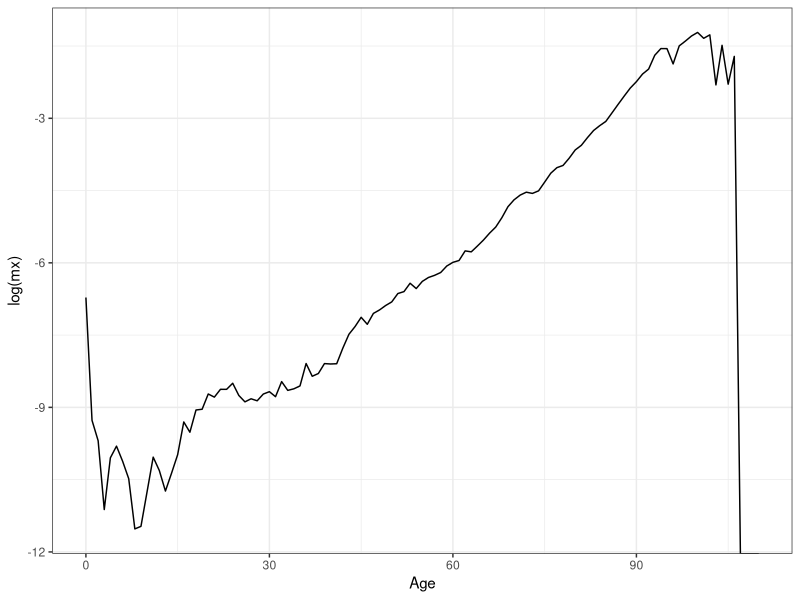
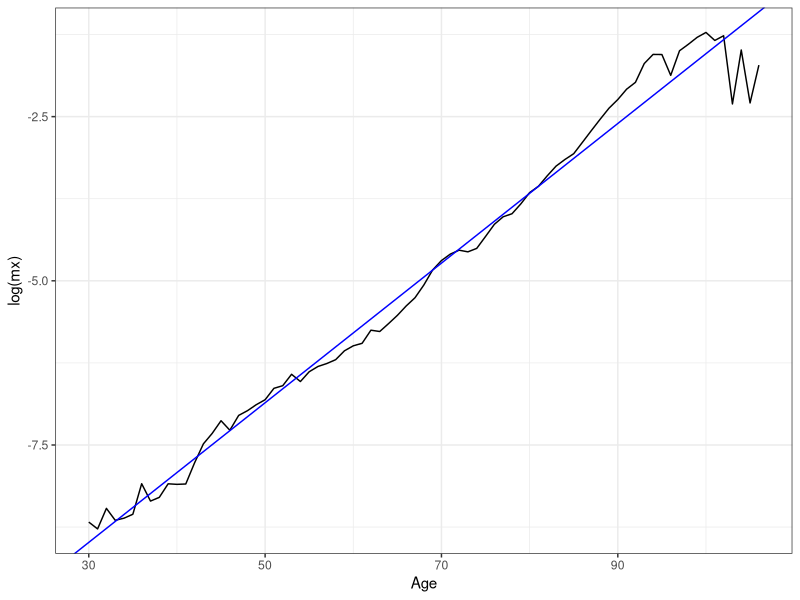

Generate these figures, in order, with R:
## ---- chunk 1
knitr::opts_chunk$set(echo = FALSE)
## ---- chunk 2
library(tidyverse)
## ---- chunk 3
dth = read.delim("./modeling/data/dth_1x1.txt", 
                 skip = 1,
                 sep = "", 
                 stringsAsFactors=FALSE,
                 header = TRUE)

exp = read.delim("./modeling/data/exp_1x1.txt", 
                 skip = 1,
                 sep = "", 
                 stringsAsFactors=FALSE,
                 header = TRUE)

df.dth = dth %>% 
  filter(Year == 2015) %>% select(Year, Age, Male) %>% 
  mutate(Male = as.numeric(Male))

df.exp = exp %>% 
  filter(Year == 2015) %>% select(Year, Age, Male)

df = df.dth %>% 
  left_join(df.exp, 
            by = c("Year", "Age")) %>% 
  rename("D" = Male.x,
         "N" = Male.y) %>% 
  mutate(mx = D/N,
         Age = ifelse(Age == "110+", 110, Age),
         Age = as.numeric(Age))

ggplot(df, aes(x = Age, y = log(mx), group = 1)) +
  geom_line() +
  theme_bw()

## ---- chunk 4
fit.reg = lm(log(mx) ~ 1 + Age, 
             df %>% filter(Age >= 30,
                           Age < 107))
coef.reg = fit.reg$coefficients
exp(coef.reg)

ggplot(df %>% filter(Age >= 30,
                     Age < 107), 
       aes(x = Age, y = log(mx), group = 1)) +
  geom_line() +
  geom_abline(slope = coef.reg[2],
              intercept = coef.reg[1],
              col = "blue") +
  theme_bw()
